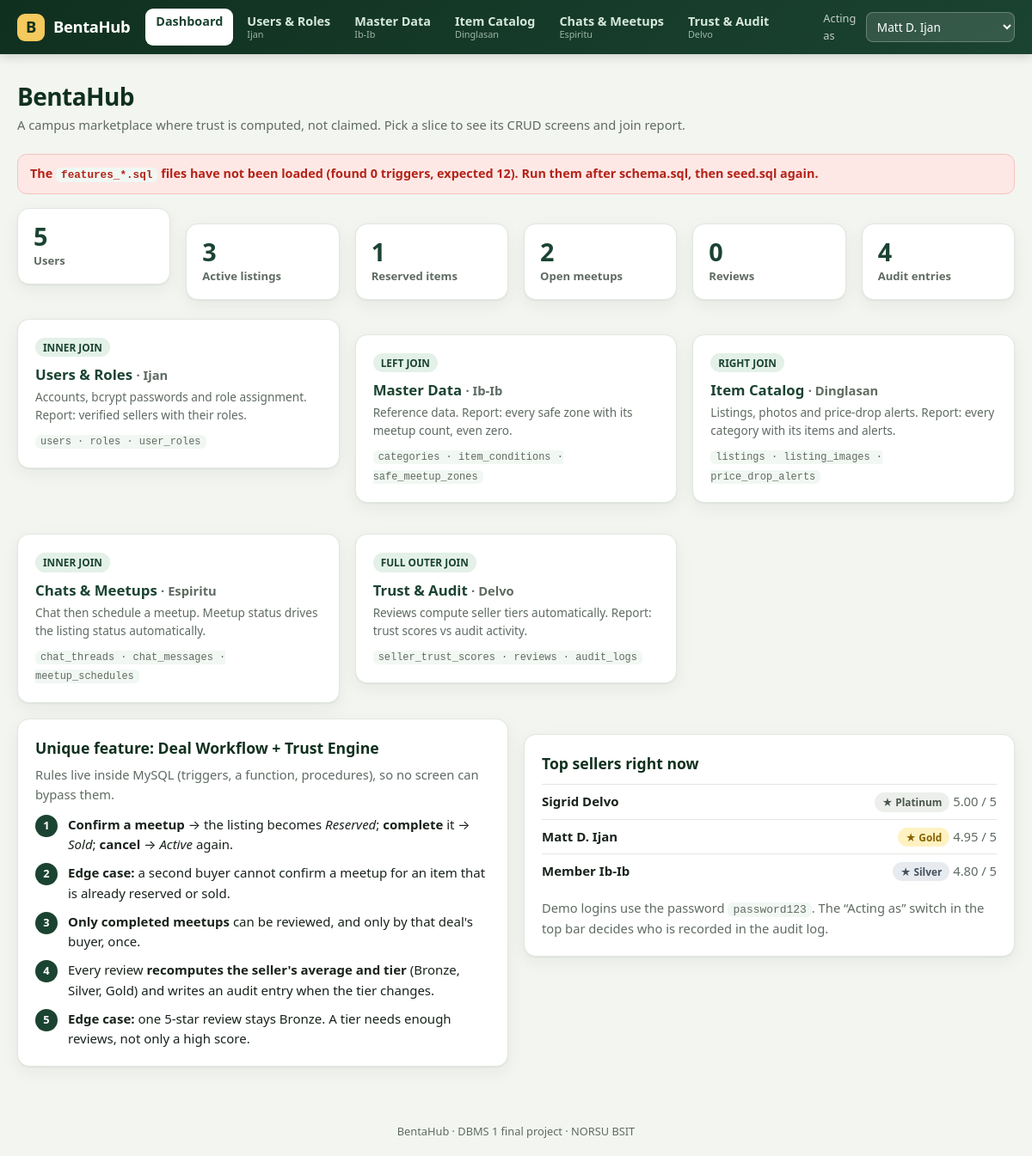
Before: / with the older database file.
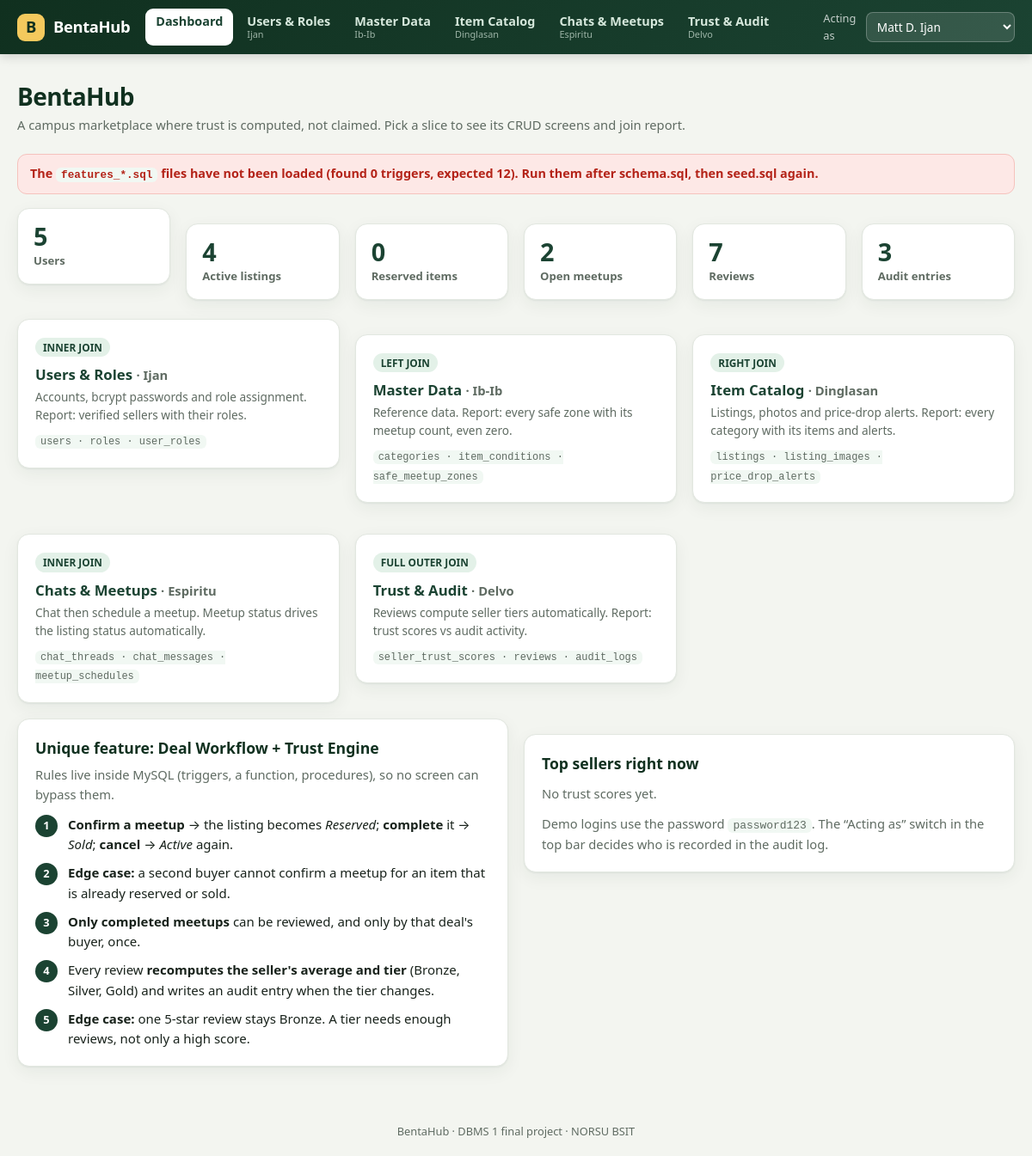
After: the same page with the newer database file.
### tables this page shows
CREATE TABLE seller_trust_scores (
    id            INT AUTO_INCREMENT PRIMARY KEY,
    seller_id     INT NOT NULL UNIQUE,
    rating_score  DECIMAL(3,2) NOT NULL DEFAULT 0.00 CHECK (rating_score BETWEEN 0 AND 5),
    total_reviews INT NOT NULL DEFAULT 0 CHECK (total_reviews >= 0),
    trust_tier    VARCHAR(50) NOT NULL DEFAULT 'Bronze',
    FOREIGN KEY (seller_id) REFERENCES users(id) ON DELETE CASCADE
);

CREATE TABLE users (
    id            INT AUTO_INCREMENT PRIMARY KEY,
    full_name     VARCHAR(100) NOT NULL,
    email         VARCHAR(120) NOT NULL UNIQUE,
    password_hash VARCHAR(255) NOT NULL,
    phone_number  VARCHAR(20),
    is_verified   TINYINT(1) NOT NULL DEFAULT 0,
    created_at    TIMESTAMP DEFAULT CURRENT_TIMESTAMP
);

### index.php (the view, shortened to what the changed rows need)
<?php
require_once __DIR__ . '/includes/layout.php';
$stats = null; $triggers = 0;
try {
    $stats = $pdo->query("SELECT
        (SELECT COUNT(*) FROM users) AS users,
        (SELECT COUNT(*) FROM listings WHERE status = 'active') AS active_listings,
        (SELECT COUNT(*) FROM listings WHERE status = 'reserved') AS reserved,
        (SELECT COUNT(*) FROM meetup_schedules WHERE status IN ('pending','confirmed')) AS open_meetups,
        (SELECT COUNT(*) FROM reviews) AS reviews,
        (SELECT COUNT(*) FROM audit_logs) AS logs")->fetch();
    $triggers = (int)$pdo->query('SELECT COUNT(*) FROM information_schema.TRIGGERS WHERE TRIGGER_SCHEMA = DATABASE()')->fetchColumn();
    $top = $pdo->query("SELECT u.full_name, s.trust_tier, s.rating_score FROM seller_trust_scores s JOIN users u ON u.id = s.seller_id ORDER BY s.rating_score DESC, s.total_reviews DESC LIMIT 3")->fetchAll();
} catch (Throwable $e) { $stats = null; $top = []; }
$slices = [
    ['IJAN.php',      'Users & Roles',   'Ijan',      'INNER JOIN',      'users · roles · user_roles',                         'Accounts, bcrypt passwords and role assignment. Report: verified sellers with their roles.'],
    ['ibib.php',      'Master Data',     'Ib-Ib',     'LEFT JOIN',       'categories · item_conditions · safe_meetup_zones',   'Reference data. Report: every safe zone with its meetup count, even zero.'],
    ['dinglasan.php', 'Item Catalog',    'Dinglasan', 'RIGHT JOIN',      'listings · listing_images · price_drop_alerts',      'Listings, photos and price-drop alerts. Report: every category with its items and alerts.'],
    ['espiritu.php',  'Chats & Meetups', 'Espiritu',  'INNER JOIN',      'chat_threads · chat_messages · meetup_schedules',    'Chat then schedule a meetup. Meetup status drives the listing status automatically.'],
    ['DELVO.php',     'Trust & Audit',   'Delvo',     'FULL OUTER JOIN', 'seller_trust_scores · reviews · audit_logs',         'Reviews compute seller tiers automatically. Report: trust scores vs audit activity.'],
];
render_header('BentaHub', 'home', 'A campus marketplace where trust is computed, not claimed. Pick a slice to see its CRUD screens and join report.');
?>
<?php if ($stats === null): ?>
  <div class="flash flash-error">The tables are not ready. Run <code>database/schema.sql</code>, the three <code>features_*.sql</code> files, then <code>seed.sql</code> (in that order) and reload.</div>
<?php else: ?>
  <?php if ($triggers < 10): ?><div class="flash flash-error">The <code>features_*.sql</code> files have not been loaded (found <?= $triggers ?> triggers, expected 12). Run them after schema.sql, then seed.sql again.</div><?php endif; ?>
  <div class="grid grid-stats">
    <div class="card stat"><b><?= (int)$stats['users'] ?></b><span>Users</span></div>
    <div class="card stat"><b><?= (int)$stats['active_listings'] ?></b><span>Active listings</span></div>
    <div class="card stat"><b><?= (int)$stats['reserved'] ?></b><span>Reserved items</span></div>
    <div class="card stat"><b><?= (int)$stats['open_meetups'] ?></b><span>Open meetups</span></div>
    <div class="card stat"><b><?= (int)$stats['reviews'] ?></b><span>Reviews</span></div>
    <div class="card stat"><b><?= (int)$stats['logs'] ?></b><span>Audit entries</span></div>
  </div>
<?php endif; ?>
<div class="grid grid-cards">
  <?php foreach ($slices as [$href, $name, $who, $join, $tables, $desc]): ?>
    <a class="card link-card" href="<?= e($href) ?>">
      <?= badge($join, 'green') ?>
      <h3><?= e($name) ?> <span class="muted">· <?= e($who) ?></span></h3>
      <p><?= e($desc) ?></p>
      <p style="margin-top:8px"><code><?= e($tables) ?></code></p>
    </a>
  <?php endforeach; ?>
</div>
<div class="grid" style="grid-template-columns:repeat(auto-fit,minmax(320px,1fr));margin-top:18px">
  <section class="card">
    <h2 style="margin-bottom:6px">Unique feature: Deal Workflow + Trust Engine</h2>
  </section>
  <section class="card">
    <h2 style="margin-bottom:10px">Top sellers right now</h2>
    <?php foreach ($top as $t): ?>
      <p style="display:flex;justify-content:space-between;padding:8px 0;border-top:1px solid var(--line)"><strong><?= e($t['full_name']) ?></strong><span><?= tier_badge($t['trust_tier']) ?> <span class="muted"><?= e($t['rating_score']) ?> / 5</span></span></p>
    <?php endforeach; if (!$top) echo '<p class="muted">No trust scores yet.</p>'; ?>
    <p class="muted" style="margin-top:12px">Demo logins use the password <code>password123</code>. The “Acting as” switch in the top bar decides who is recorded in the audit log.</p>
  </section>
</div>
<?php render_footer();

### includes/layout.php (shortened to what the changed rows need)
<?php
require_once __DIR__ . '/bootstrap.php';
function render_header(string $title, string $key, string $subtitle = '', string $joinPill = ''): void {
    $nav = [
        'home'   => ['index.php',      'Dashboard',        ''],
        'ijan'   => ['IJAN.php',       'Users & Roles',    'Ijan'],
        'ibib'   => ['ibib.php',       'Master Data',      'Ib-Ib'],
        'catalog'=> ['dinglasan.php',  'Item Catalog',     'Dinglasan'],
        'chat'   => ['espiritu.php',   'Chats & Meetups',  'Espiritu'],
        'trust'  => ['DELVO.php',      'Trust & Audit',    'Delvo'],
    ];
    ?>
<!DOCTYPE html>
<html lang="en">
<head>
<link rel="stylesheet" href="assets/style.css">
</head>
<body>
<header class="topbar">
  <div class="topbar-inner">
    <nav class="tabs" aria-label="Main">
      <?php foreach ($nav as $k => [$href, $label, $who]): ?>
        <a href="<?= e($href) ?>" class="<?= $k === $key ? 'active' : '' ?>"><?= e($label) ?><?php if ($who): ?><small><?= e($who) ?></small><?php endif; ?></a>
      <?php endforeach; ?>
    </nav>
  </div>
</header>
<main class="page">
  <div class="page-head">
    <div>
      <h1><?= e($title) ?></h1>
    </div>
  </div>
  <?php
}
function render_footer(): void { ?>
</main>
</body>
</html>
<?php }

### includes/bootstrap.php (shortened to what the changed rows need)
<?php
function e($v): string { return htmlspecialchars((string)$v, ENT_QUOTES, 'UTF-8'); }
function badge(string $text, string $variant = 'gray'): string {
    return '<span class="badge badge-' . e($variant) . '">' . e($text) . '</span>';
}
function tier_badge(?string $t): string {
    $map = ['Gold' => 'gold', 'Silver' => 'silver', 'Bronze' => 'bronze'];
    return $t === null ? badge('No score', 'gray') : badge('★ ' . $t, $map[$t] ?? 'gray');
}

Changed rows visible on the page:
removed seller_trust_scores: seller.full_name "Sigrid Delvo", text "★ Platinum", rating_score "5.00"
removed seller_trust_scores: seller.full_name "Matt D. Ijan", text "★ Gold", rating_score "4.95"
removed seller_trust_scores: seller.full_name "Member Ib-Ib", text "★ Silver", rating_score "4.80"
Other visible differences:
$stats['active_listings']: "3" → "4"
$stats['reserved']: "1" → "0"
$stats['reviews']: "0" → "7"
$stats['logs']: "4" → "3"
text now shown: "No trust scores yet."
